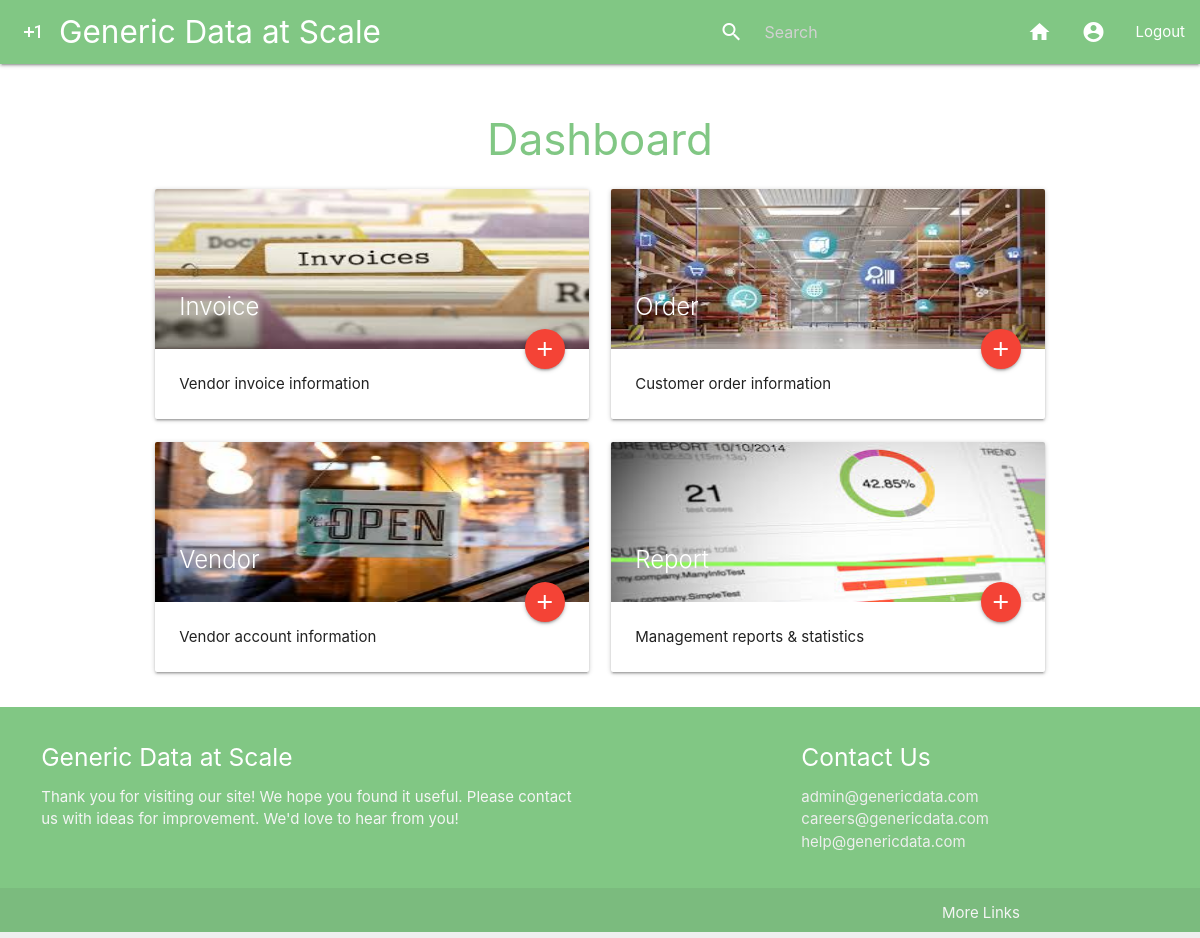
The app's page / (signed in) with its own data.
### main/models.py (models this page shows, shortened)
class Schema(models.Model):
    schema_name = models.CharField("schema name", max_length=200, blank=False)
    schema_description = models.CharField("schema_description", max_length=200, blank=True)
    string1 = models.CharField("string1", max_length=200, blank=False)
    string2 = models.CharField("string2", max_length=200, blank=True)
    string3 = models.CharField("string3", max_length=200, blank=True)
    string4 = models.CharField("string4", max_length=200, blank=True)
    string5 = models.CharField("string5", max_length=200, blank=True)
    string6 = models.CharField("string6", max_length=200, blank=True)
    string7 = models.CharField("string7", max_length=200, blank=True)
    string8 = models.CharField("string8", max_length=200, blank=True)
    string9 = models.CharField("string9", max_length=200, blank=True)
    string10 = models.CharField("string10", max_length=200, blank=True)
    date1 = models.CharField("date1", max_length=200, blank=True)
    date2 = models.CharField("date2", max_length=200, blank=True)
    date3 = models.CharField("date3", max_length=200, blank=True)
    date4 = models.CharField("date4", max_length=200, blank=True)
    date5 = models.CharField("date5", max_length=200, blank=True)
    float1 = models.CharField("float1", max_length=200, blank=True)
    float2 = models.CharField("float2", max_length=200, blank=True)
    float3 = models.CharField("float3", max_length=200, blank=True)
    float4 = models.CharField("float4", max_length=200, blank=True)
    float5 = models.CharField("float5", max_length=200, blank=True)
    int1 = models.CharField("int1", max_length=200, blank=True)
    int2 = models.CharField("int2", max_length=200, blank=True)
    int3 = models.CharField("int3", max_length=200, blank=True)
    int4 = models.CharField("int4", max_length=200, blank=True)
    int5 = models.CharField("int5", max_length=200, blank=True)
    status = models.CharField("status", max_length=200, blank=True)
    photo = models.ImageField(upload_to="media",
                                     default = os.path.join(settings.MEDIA_URL,"placeholder.jpeg"))
    class Meta():
        verbose_name_plural = "Schemas"

### main/views.py (the view)
# urls.py: path("", views.homepage, name="homepage"),
def homepage(request):
    context = {}
    title = "Dashboard"
    schemas = Schema.objects.all()
    context["title"] = title
    context["schemas"] = schemas
    return render(request=request,
                  template_name="main/homepage.html",
                  context=context)

### main/templates/main/homepage.html
{% extends 'main/header.html' %}
{% block content %}
{% load static %}
    <h3 style="color: #81C784; text-align: center">{{ title }}</h3>
    <div class="row" style="width: 80%;">
        {% for schema in schemas %}
            <div class="col s12 m6">
                <div class="card hoverable">
                    <div class="card-image">
                        <img src="{{ schema.photo }}" alt="Category image" style="height:20%;">
                        <span class="card-title">{{schema.schema_name}}</span>
                        <a href="generic_update/{{schema.schema_name}}/" class="btn-floating halfway-fab waves-effect waves-light red"><i class="material-icons">add</i></a>
                    </div>
                    <div class="card-content">
                        <p>{{schema.schema_description}}</p>
                    </div>
                </div>
            </div>
        {% endfor %}
    </div>
{% endblock %}

### records on screen
Schema: photo (picture), schema_name "Invoice", schema_description "Vendor invoice information"
Schema: photo (picture), schema_name "Order", schema_description "Customer order information"
Schema: photo (picture), schema_name "Vendor", schema_description "Vendor account information"
Schema: photo (picture), schema_name "Report", schema_description "Management reports & statistics"

### other values on screen
{{ title }} "Dashboard"
